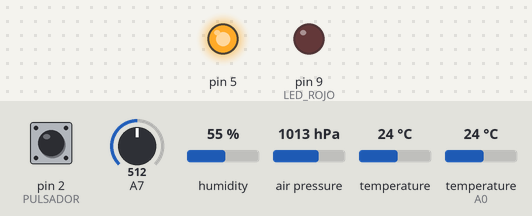
A sketch run on a simulated Arduino Uno, built with avr-gcc and run on an emulated ATmega328P. Shown: output pins drawn as LEDs (lit = HIGH). The test bench sets the inputs (shaded band); at power-on: pin 2 (PULSADOR) HIGH, A7 = 512, humidity 55 %, air pressure 1013 hPa, temperature 24 °C, temperature (sensor on A0) 24 °C. The local clock reads 2024-03-15 10:24:30 at power-on unless the sketch sets it; storage starts empty; no radio packets arrive unless stated.

Above: at 7.0 s.
At 12.05 s:
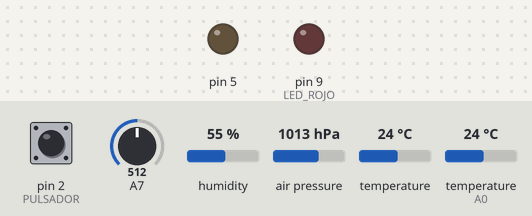
Timing chart, 0 to 13.6 s (numbered marks = the images above):
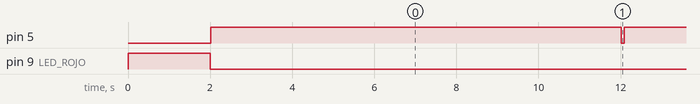

Measured:
- by itself, pin 5: alternates HIGH for 10.0 s and LOW for 0.06 s

The sketch:

para_probar_plaquetasA1_y_otras.ino
```cpp
// Para probar la A1(y las otras)

#include <SPI.h>
#include "RF24.h"
//#include <SD.h>
#include "SdFat.h"
#include "LowPower.h"
#include <Wire.h>
// librerías para usar el sensor de humedad
#include "Adafruit_Sensor.h"
#include <DHT.h>
#include <DHT_U.h>
#include <Adafruit_BMP085.h>

// file system
SdFat SD;

#define DHTPIN            A0        // Pin de comunicación con el sensor.
#define DHTTYPE           DHT22     // DHT 22 (o el AM2302 que tenemos), define el tipo de sensor de humedad
#define SD_CS             10        // alias del pin conectado a CS de la SD
#define LED_ROJO          9
#define PULSADOR          2
#define BATA1             7
#define BATA2             6

DHT_Unified dht(DHTPIN, DHTTYPE);
Adafruit_BMP085 bmp;
// dirección en el bus I2C del RTC
const int DS3231 = 0x68;
// Inicializar variables de fecha y hora
byte segundo = 0;
byte minuto = 0;
byte hora = 0;
byte mes = 0;
byte anio = 0;
byte weekday = 0;
byte dia = 0;
float resultado_contador =0;

// Nombre del archivo donde se dejarán las tramas
char str[] = "full.txt";
char str2[] = "alim.txt";
volatile int contador = 0;    // cuenta de pulsados
int indice = 0;               // índice de tramas
String cadena=String(3);

const char CONSTANTE[3] = "E1";
const float CONSTANTE_PULSADO = 0.3;

boolean bandera_grabacion = true;

// constante que define cuantos segundos estará dormido antes de despertarse y medir
const int intervalo = 10;
volatile int cantidad_segundos = 0;

const int wakeUpPin = 2;

byte gotByte;

boolean transmitir = false;
boolean primer_paquete = true;


boolean problema_rtc = false;
byte contador_alarma = 0;
boolean una_vez_alarma = true;

/****************** User Config ***************************/
/***      Set this radio as radio number 0 or 1         ***/
bool radioNumber = 0;

/* Hardware configuration: Set up nRF24L01 radio on SPI bus plus pins A1 & A2 */
RF24 radio(A1,A2);
/**********************************************************/
                                                                           // Topology
byte addresses[][6] = {"1Node","2Node"};              // Radio pipe addresses for the 2 nodes to communicate.

// Role management: Set up role.  This sketch uses the same software for all the nodes
// in this system.  Doing so greatly simplifies testing.
typedef enum { role_ping_out = 1, role_pong_back } role_e;                 // The various roles supported by this sketch
const char* role_friendly_name[] = { "invalid", "Ping out", "Pong back"};  // The debug-friendly names of those roles

//role_e role = role_pong_back;                                              // The role of the current running sketch
role_e role = role_ping_out;
byte counter = 1;                                                          // A single byte to keep track of the data being sent back and forth
char data[32];
int i;


void conmutar_sd_nordic(boolean x){
  if (x==true){
      digitalWrite(5,LOW);
      //pin CS a la SD definido como salida
      pinMode(SD_CS,OUTPUT);
      // initializar SPI
      SPI.begin();
      delay(2);
      SD.begin(SD_CS);
      radio.begin();
      radio.setPALevel(RF24_PA_LOW);
      if(radioNumber){
          radio.openWritingPipe(addresses[1]);        // Both radios listen on the same pipes by default, but opposite addresses
          radio.openReadingPipe(1,addresses[0]);      // Open a reading pipe on address 0, pipe 1
      }else{
          radio.openWritingPipe(addresses[0]);
          radio.openReadingPipe(1,addresses[1]);
      }
      radio.startListening();                       // Start listening
  }else{
      digitalWrite(5,HIGH);
      pinMode(SD_CS,INPUT);
      //deshabilitar SPI
      SPI.end();
      pinMode(SCK, INPUT);
      pinMode(MOSI, INPUT);
      pinMode(SS, INPUT);  }
}

void obtenerFechaHora()
{
  Wire.beginTransmission(DS3231);
  Wire.write(byte(0));
  Wire.endTransmission();
  Wire.requestFrom(DS3231, 7);
  segundo = bcd2Dec(Wire.read());
  minuto = bcd2Dec(Wire.read());
  hora = bcd2Dec(Wire.read());
  weekday = bcd2Dec(Wire.read());
  dia = bcd2Dec(Wire.read());
  mes = bcd2Dec(Wire.read());
  anio = bcd2Dec(Wire.read());
}

// --------------------------------------------

byte bcd2Dec(byte val)
{
  return ((val/16*10) + (val%16));
}


void grabar_datos_archivo()
{
  char buffer1[3];
  char buffer2[8];
  File outFile;
  outFile = SD.open(str, FILE_WRITE);
  if (!outFile) {
    Serial.println(F("No se pudo abrir el archivo"));
    return;
  }
  obtenerFechaHora();
  outFile.println("");
  outFile.print(CONSTANTE);
  outFile.print(F(" "));
  sprintf(buffer2, "%07d", indice);
  outFile.print(buffer2);
  indice = indice + 1;

  outFile.print(F(" - "));
  sprintf(buffer1, "%02d", dia);
  outFile.print(buffer1);
  outFile.print(F("/"));
  sprintf(buffer1, "%02d", mes);
  outFile.print(buffer1);
  outFile.print(F("/"));
  outFile.print("20");
  outFile.print(anio);
  outFile.print(F(" "));
  sprintf(buffer1, "%02d", hora);
  outFile.print(buffer1);
  outFile.print(F(":"));
  sprintf(buffer1, "%02d", minuto);
  outFile.print(buffer1);
  outFile.print(F(":"));
  sprintf(buffer1, "%02d", segundo);
  outFile.print(buffer1);
  outFile.print(F(" - "));


  // Leer sensor de humedad y temperatura AM2302
  sensors_event_t event;
  // Temperatura
  dht.temperature().getEvent(&event);
  if (isnan(event.temperature)) {
    Serial.println(F("Error leyendo temperatura!"));
  }
  else {
    cadena = String(event.temperature);
    cadena.replace('.',',');
    outFile.print(cadena);
//    outFile.print(event.temperature);
    //outFile.print(F(" *C"));
  }
  // Humedad
  dht.humidity().getEvent(&event);
  if (isnan(event.relative_humidity)) {
    Serial.println(F("Error leyendo humedad!"));
  }
  else {
    outFile.print(F(" - "));
    cadena = String(event.relative_humidity);
    cadena.replace('.',',');
    outFile.print(cadena);
    //outFile.print(event.relative_humidity);
    //outFile.print(F("%"));
    outFile.print(F(" -               "));
    }

    //Leer sensor de presión y temperatura BMP180
    cadena = String(bmp.readTemperature());
    cadena.replace('.',',');
    outFile.print(cadena);
    outFile.print(F(" - "));
    //outFile.print(F(" *C"));
    cadena = String((bmp.readPressure())/100);
    outFile.print(cadena);
    outFile.print(F(" - "));
    //outFile.print(F(" hPa - "));

    resultado_contador = contador * CONSTANTE_PULSADO;
    outFile.print(int(resultado_contador));  //parte entera
    outFile.print("."); // punto decimal
    unsigned int frac;
    if(resultado_contador >= 0)
       frac = (resultado_contador - int(resultado_contador)) * 10;
    else
       frac = (int(resultado_contador)- resultado_contador ) * 10;
    outFile.print(frac);                    // decimales
    contador = 0;
    // Cerrar archivo
    outFile.close();


    outFile = SD.open(str2, FILE_WRITE);
    int val = 0;
    sprintf(buffer1, "%02d", dia);
    outFile.print(buffer1);
    outFile.print(F("/"));
    sprintf(buffer1, "%02d", mes);
    outFile.print(buffer1);
    outFile.print(F("/"));
    outFile.print("20");
    outFile.print(anio);
    outFile.print(F(" "));
    sprintf(buffer1, "%02d", hora);
    outFile.print(buffer1);
    outFile.print(F(":"));
    sprintf(buffer1, "%02d", minuto);
    outFile.print(buffer1);
    outFile.print(F(":"));
    sprintf(buffer1, "%02d", segundo);
    outFile.print(buffer1);
    outFile.print(F(" - "));

    float valorV = 0;
    int val1 = 0;

    val1 = analogRead(7);
    valorV = (val1 * 3.41)/896;
    outFile.print(valorV,2);
    outFile.println(F(" V"));
    // Cerrar archivo
    outFile.close();

}

// ------------------------- este código se ejecuta cdo se pulsa el pulsador, ES UNA INTERRUPCIÓN -------------------
void wakeUp()
{
    contador = contador + 1;
}
//

void chequeo_rtc(void) {
    byte segundos = 0;
    obtenerFechaHora();
    if ((dia == 165) || (mes == 165) || (anio == 165) || (hora == 165) || (minuto == 165) || (segundo == 165)) {
      problema_rtc = true;
      return;
    }

    if ((dia == 0) || (dia > 31)) {
      problema_rtc = true;
      return;
    }
    if ((mes == 0) || (mes > 12)){
      problema_rtc = true;
      return;
    }
    if (anio == 0){
      problema_rtc = true;
      return;
    }

    if (hora > 23) {
      problema_rtc = true;
      return;
    }
    if (minuto > 59){
      problema_rtc = true;
      return;
    }
    if (segundo > 59){
      problema_rtc = true;
      return;
    }

    // caso RTC detenido
    delay(1500);
    Wire.beginTransmission(DS3231);
    Wire.write(byte(0));
    Wire.endTransmission();
    Wire.requestFrom(DS3231, 1);
    segundos = bcd2Dec(Wire.read());
    if (segundos < 58){
      if (segundos <= segundo){
         problema_rtc = true;
         return;
      }
    }else{
      if (segundos >= segundo){
         problema_rtc = true;
      }
    }
}

void alarma_rtc(void){
    for (byte i=0; i <= 9; i++){
        digitalWrite(LED_ROJO,HIGH);
        delay(100);
        digitalWrite(LED_ROJO,LOW);
        delay(200);
    }
}


void setup(){

  analogReference(EXTERNAL);   //TIENE QUE SER LA PRIMERA INSTRUCCIÓN POR CUESTIONES INTERNAS DEL MICRO

  pinMode(5, OUTPUT);
  digitalWrite(5,LOW);

  pinMode(PULSADOR,INPUT_PULLUP );

  pinMode(LED_ROJO, OUTPUT);
  // prender 2 segs el led rojo
  digitalWrite(LED_ROJO,HIGH);
  delay(2000);    //2 segs
  digitalWrite(LED_ROJO,LOW);

  // Inicializar I2C
  Wire.begin();
  // Configure wake up pin as input.
  // This will consumes few uA of current.
  pinMode(wakeUpPin, INPUT_PULLUP);

  // inicializar sensor de humedad y temperatura
  dht.begin();

  //pin CS a la SD definido como salida
  pinMode(SD_CS,OUTPUT);
  // initializar SPI
  SPI.begin();

  //Inicializar SD
  if (!SD.begin(SD_CS)) {
      digitalWrite(LED_ROJO,HIGH);
  }

  attachInterrupt(0, wakeUp, FALLING);
}


void loop(void) {

//    chequeo_rtc();
//    if (problema_rtc){
//      if ((contador_alarma==0) && (una_vez_alarma)) {     // por si arranca con el RTC muerto, pitea en ese momento.
//          alarma_rtc();
//          contador_alarma += 1;
//          una_vez_alarma = false;
//      }else if (contador_alarma==12){         // 12 cuentas de 5 minutos = 1 hora
//          alarma_rtc();
//          contador_alarma = 0;
//      }else{
//          contador_alarma += 1;
//      }
//    }
    for (cantidad_segundos = 0 ;  cantidad_segundos  <  intervalo ; cantidad_segundos++){
      conmutar_sd_nordic(false);
      //LowPower.idle(SLEEP_1S, ADC_OFF, TIMER2_OFF, TIMER1_OFF,TIMER0_OFF, SPI_OFF, USART0_OFF, TWI_OFF);
      LowPower.powerDown(SLEEP_1S, ADC_OFF, BOD_OFF);
    }
    conmutar_sd_nordic(true);
    grabar_datos_archivo();
}
```
